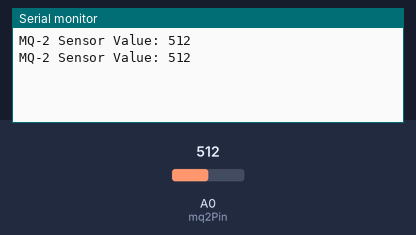
The sketch below on a simulated Arduino Uno, built with avr-gcc and run on an emulated ATmega328P. Parts: the last lines printed to the serial monitor. Inputs (shaded band) come from the test bench; at power-on: A0 (mq2Pin) = 512.

Above: at 1.8 s.
1.9 s: A0 (mq2Pin) set to 716
At 2.8 s:
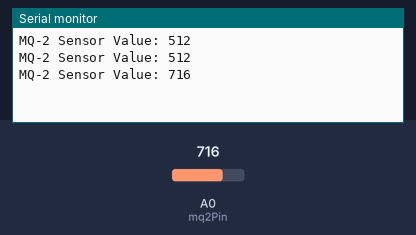
3.4 s: A0 (mq2Pin) set to 900
At 4.8 s:
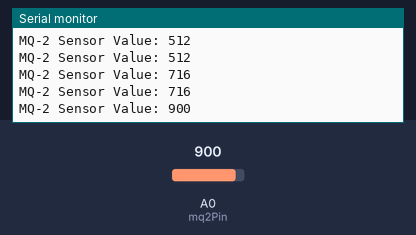
Timing chart, 0 to 6.4 s (numbered marks = the images above; inputs shaded):
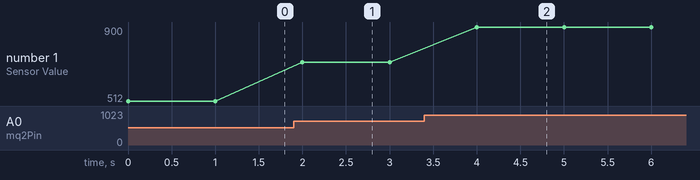

Measured:
- after the input at 1.9 s, the serial monitor: prints a new line after 0.10 s (image 1)
- after the input at 3.4 s, the serial monitor: prints a new line after 0.60 s (image 2)
- plotted number 1: 512 → 716 after the input at 1.9 s, 716 → 900 after the input at 3.4 s

The sketch:

MQ-2.ino
```cpp
int mq2Pin = A0;
int sensorValue = 0;

void setup() {
  Serial.begin(9600);  // Initialize serial communication at a baud rate of 9600
}

void loop() {
  // Read the analog value from the MQ-2 sensor
  sensorValue = analogRead(mq2Pin);

  // Print the analog value to the Serial Monitor
  Serial.print("MQ-2 Sensor Value: ");
  Serial.println(sensorValue);

  // Add a delay to avoid flooding the serial output
  delay(1000);  // 1 second delay between readings
}
```
